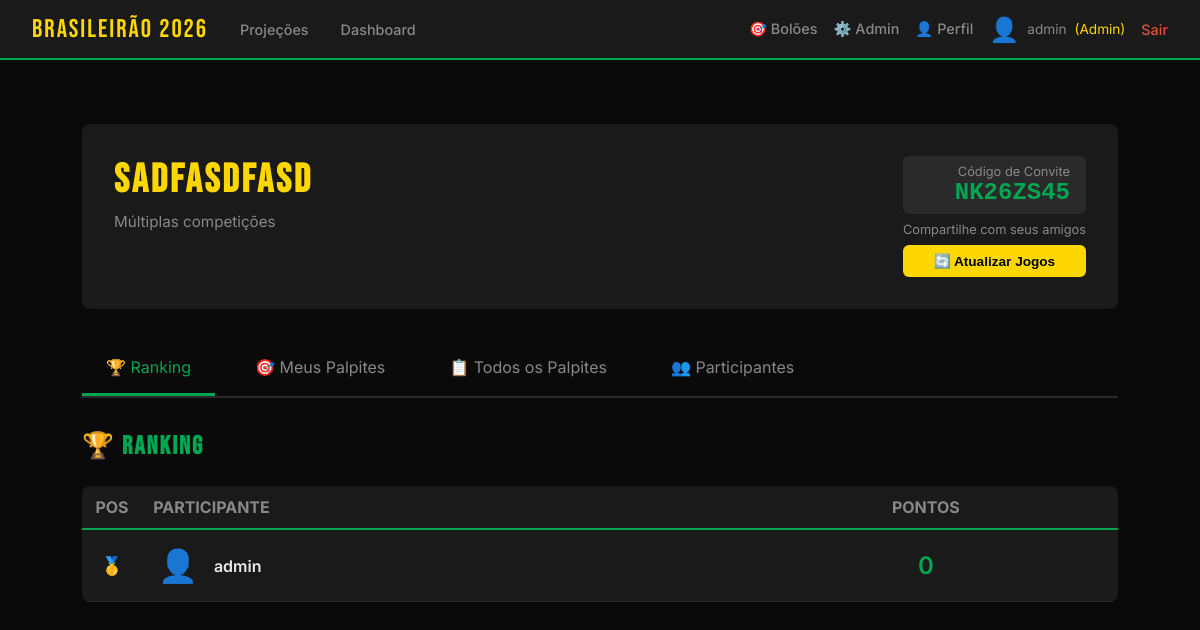
The page /bolao/13 (signed in) on the database its author committed.
### app/models.py (models this page shows, shortened)
class Usuario(UserMixin, db.Model):
    id = db.Column(db.Integer, primary_key=True)
    username = db.Column(db.String(80), unique=True, nullable=False)
    email = db.Column(db.String(120), unique=True, nullable=True)
    nome_completo = db.Column(db.String(200), nullable=True)
    password_hash = db.Column(db.String(200), nullable=False)
    is_admin = db.Column(db.Boolean, default=False)
    avatar_tipo = db.Column(db.String(20), default='sugerido')  # sugerido, upload
    avatar_sugerido_id = db.Column(db.Integer, db.ForeignKey('avatar_sugerido.id'), nullable=True)
    avatar_custom_url = db.Column(db.String(200), nullable=True)
    time_coracao_id = db.Column(db.Integer, db.ForeignKey('time.id'), nullable=True)
    tipo = db.Column(db.String(20), default='participante')  # admin, dono, participante
    status = db.Column(db.String(20), default='ativo')  # ativo, suspenso
    data_cadastro = db.Column(db.DateTime, default=db.func.now())

class Bolao(db.Model):
    id = db.Column(db.Integer, primary_key=True)
    nome = db.Column(db.String(100), nullable=False)
    competicao_id = db.Column(db.Integer, db.ForeignKey('competicao.id'), nullable=False)
    dono_id = db.Column(db.Integer, db.ForeignKey('usuario.id'), nullable=False)
    codigo_convite = db.Column(db.String(10), unique=True, nullable=False)
    regra_pontuacao_id = db.Column(db.Integer, db.ForeignKey('regra_pontuacao.id'), nullable=False)
    tipo_acesso = db.Column(db.String(20), default='publico')  # publico, privado
    tipo_bolao = db.Column(db.String(30), default='campeonato_completo')  # campeonato_completo, time_campeonato, time_ano_completo
    time_especifico_id = db.Column(db.Integer, db.ForeignKey('time.id'), nullable=True)
    ano = db.Column(db.Integer, nullable=True)
    status_pagamento = db.Column(db.String(20), default='pendente')  # pendente, aprovado, recusado
    valor_pago = db.Column(db.Float, default=0.0)
    data_pagamento = db.Column(db.DateTime, nullable=True)
    status = db.Column(db.String(20), default='ativo')  # ativo, encerrado
    data_criacao = db.Column(db.DateTime, default=db.func.now())
    competicao = db.relationship('Competicao', backref='boloes')
    dono = db.relationship('Usuario', foreign_keys=[dono_id], backref='boloes_criados')
    regra = db.relationship('RegraPontuacao', backref='boloes')
    participantes = db.relationship('ParticipanteBolao', backref='bolao', lazy='dynamic')
    time_especifico = db.relationship('Time', backref='boloes_time')  # NOVO relacionamento

class ParticipanteBolao(db.Model):
    id = db.Column(db.Integer, primary_key=True)
    bolao_id = db.Column(db.Integer, db.ForeignKey('bolao.id'), nullable=False)
    usuario_id = db.Column(db.Integer, db.ForeignKey('usuario.id'), nullable=False)
    data_entrada = db.Column(db.DateTime, default=db.func.now())
    pontos_totais = db.Column(db.Integer, default=0)
    usuario = db.relationship('Usuario', backref='participacoes')

### app/routes.py (the view)
@bp.route('/bolao/<int:bolao_id>')
@login_required
def bolao_detalhes(bolao_id):
    from app.models import Bolao, ParticipanteBolao, Palpite
    bolao = Bolao.query.get_or_404(bolao_id)
    eh_dono = bolao.dono_id == current_user.id
    participa = ParticipanteBolao.query.filter_by(
        bolao_id=bolao_id,
        usuario_id=current_user.id
    ).first() is not None
    if not eh_dono and not participa:
        return redirect('/meus_boloes')
    if bolao.tipo_bolao == 'campeonato_completo':
        jogos = Jogo.query.filter_by(competicao_id=bolao.competicao_id).order_by(Jogo.data).all()
    elif bolao.tipo_bolao == 'time_campeonato':
        jogos = Jogo.query.filter(
            ((Jogo.time_casa_id == bolao.time_especifico_id) | (Jogo.time_fora_id == bolao.time_especifico_id)),
            Jogo.competicao_id == bolao.competicao_id
        ).order_by(Jogo.data).all()
    elif bolao.tipo_bolao == 'time_ano_completo':
        jogos = Jogo.query.join(Competicao).filter(
            ((Jogo.time_casa_id == bolao.time_especifico_id) | (Jogo.time_fora_id == bolao.time_especifico_id)),
            Competicao.ano == bolao.ano
        ).order_by(Jogo.data).all()
    else:
        jogos = []
    palpites_usuario = {}
    palpites = Palpite.query.filter_by(bolao_id=bolao_id, usuario_id=current_user.id).all()
    for p in palpites:
        palpites_usuario[p.jogo_id] = p
    solicitacoes_pendentes = []
    if eh_dono:
        solicitacoes_pendentes = SolicitacaoEntrada.query.filter_by(
            bolao_id=bolao_id,
            status='pendente'
        ).all()
    from app.models import Palpite
    todos_palpites = Palpite.query.filter_by(bolao_id=bolao_id).all()
    return render_template('bolao_detalhes.html',
                         bolao=bolao,
                         eh_dono=eh_dono,
                         jogos=jogos,
                         palpites_usuario=palpites_usuario,
                         solicitacoes_pendentes=solicitacoes_pendentes,
                         agora=datetime.now().strftime('%Y-%m-%dT%H:%M:%S'))

### app/__init__.py (called while the page is built)
@login_manager.user_loader
def load_user(user_id):
    from app.models import Usuario
    return Usuario.query.get(int(user_id))

### app/templates/bolao_detalhes.html (shortened to what this page needs)
{% extends "base.html" %}
{% block content %}
<div style="max-width: 1200px; margin: 2rem auto;">
    <div style="background: var(--cinza); padding: 2rem; border-radius: 8px; margin-bottom: 2rem;">
        <div style="display: flex; justify-content: space-between; align-items: start;">
            <div>
                <h1 style="margin-bottom: 0.5rem;">{{ bolao.nome }}</h1>
                <div style="color: var(--texto-fraco); font-size: 0.95rem;">
                    {{ bolao.competicao.nome if bolao.competicao else 'Múltiplas competições' }}
                </div>
            </div>
            <div style="text-align: right;">
                <div style="background: var(--cinza-medio); padding: 0.5rem 1rem; border-radius: 6px; margin-bottom: 0.5rem;">
                    <div style="font-size: 0.8rem; color: var(--texto-fraco);">Código de Convite</div>
                    <div style="font-size: 1.5rem; font-weight: 600; color: var(--verde); font-family: monospace;">
                        {{ bolao.codigo_convite }}
                    </div>
                </div>
                <div style="font-size: 0.8rem; color: var(--texto-fraco);">
                    Compartilhe com seus amigos
                </div>
                {% if eh_dono %}
                <button onclick="atualizarJogosBolao({{ bolao.id }})" id="btn-atualizar-jogos"
                    style="margin-top: 0.5rem; width: 100%; background: var(--amarelo); color: #000; border: none;
                           padding: 0.5rem 1rem; border-radius: 6px; font-weight: 600; cursor: pointer; font-size: 0.85rem;">
                    🔄 Atualizar Jogos
                </button>
                {% endif %}
            </div>
        </div>
    </div>
    <div style="display: flex; gap: 1rem; margin-bottom: 2rem; border-bottom: 2px solid var(--cinza-medio);">
        <a href="#" onclick="mostrarTab('ranking'); return false;" id="tab-ranking"
           style="padding: 1rem 1.5rem; text-decoration: none; color: var(--verde); border-bottom: 3px solid var(--verde);">
            🏆 Ranking
        </a>
        <a href="#" onclick="mostrarTab('palpites'); return false;" id="tab-palpites"
           style="padding: 1rem 1.5rem; text-decoration: none; color: var(--texto-fraco); border-bottom: 3px solid transparent;">
            🎯 Meus Palpites
        </a>
        <a href="#" onclick="mostrarTab('todos-palpites'); return false;" id="tab-todos-palpites"
           style="padding: 1rem 1.5rem; text-decoration: none; color: var(--texto-fraco); border-bottom: 3px solid transparent;">
            📋 Todos os Palpites
        </a>
        {% if eh_dono %}
        <a href="#" onclick="mostrarTab('participantes'); return false;" id="tab-participantes"
           style="padding: 1rem 1.5rem; text-decoration: none; color: var(--texto-fraco); border-bottom: 3px solid transparent;">
            👥 Participantes
        </a>
        {% endif %}
    </div>
    <div id="content-ranking">
        <h2 style="margin-bottom: 1.5rem;">🏆 Ranking</h2>
        {% if bolao.participantes.count() > 0 %}
        <div style="background: var(--cinza); border-radius: 8px; overflow: hidden;">
            <table style="width: 100%; border-collapse: collapse;">
                <thead>
                    <tr style="border-bottom: 2px solid var(--verde);">
                        <th style="text-align: center; padding: 0.7rem; color: var(--texto-fraco); width: 60px;">POS</th>
                        <th style="text-align: left; padding: 0.7rem; color: var(--texto-fraco);">PARTICIPANTE</th>
                        <th style="text-align: center; padding: 0.7rem; color: var(--texto-fraco);">PONTOS</th>
                    </tr>
                </thead>
                <tbody>
                    {% set participantes_ordenados = bolao.participantes.all()|sort(attribute='pontos_totais', reverse=True) %}
                    {% for part in participantes_ordenados %}
                    <tr style="border-bottom: 1px solid var(--cinza-medio);">
                        <td style="text-align: center; padding: 1rem; font-weight: 600; font-size: 1.1rem;">
                            {% if loop.index == 1 %}
                                <span style="color: var(--amarelo);">🥇</span>
                            {% elif loop.index == 2 %}
                                <span style="color: #C0C0C0;">🥈</span>
                            {% elif loop.index == 3 %}
                                <span style="color: #CD7F32;">🥉</span>
                            {% else %}
                                {{ loop.index }}º
                            {% endif %}
                        </td>
                        <td style="padding: 1rem;">
                            <div style="display: flex; align-items: center; gap: 1rem;">
                                <span style="font-size: 2rem;">
                                    {% if part.usuario.avatar_tipo == 'sugerido' and part.usuario.avatar_sugerido_id %}
                                        {{ ['⚽', '🏆', '👟', '🥅', '🔥', '⭐', '⚡', '💪', '🎯', '👊', '🚀', '💎'][part.usuario.avatar_sugerido_id - 1] }}
                                    {% elif part.usuario.avatar_tipo == 'upload' and part.usuario.avatar_custom_url %}
                                        <img src="{{ part.usuario.avatar_custom_url }}" style="width: 40px; height: 40px; border-radius: 50%; object-fit: cover;">
                                    {% else %}
                                        👤
                                    {% endif %}
                                </span>
                                <div>
                                    <div style="font-weight: 600;">{{ part.usuario.nome_completo or part.usuario.username }}</div>
                                </div>
                            </div>
                        </td>
                        <td style="text-align: center; padding: 1rem;">
                            <div style="font-size: 1.5rem; font-weight: 600; color: var(--verde);">
                                {{ part.pontos_totais }}
                            </div>
                        </td>
                    </tr>
                    {% endfor %}
                </tbody>
            </table>
        </div>
        {% else %}
        <div style="text-align: center; padding: 3rem; color: var(--texto-fraco);">
            <div style="font-size: 3rem; margin-bottom: 1rem;">👥</div>
            <p>Nenhum participante ainda.</p>
            <p style="margin-top: 0.5rem;">Compartilhe o código <strong>{{ bolao.codigo_convite }}</strong> com seus amigos!</p>
        </div>
        {% endif %}
    </div>
                    {% set rodadas = [] %}
                    {% for jogo in jogos %}
                        {% set rodada_num = jogo.rodada.replace('Regular Season - ', '').replace('Rodada ', '') %}
                        {% if rodada_num not in rodadas %}
                            {% set _ = rodadas.append(rodada_num) %}
                        {% endif %}
                    {% endfor %}
</div>
{% endblock %}

### app/templates/base.html (shortened to what this page needs)
<!DOCTYPE html>
<html lang="pt-BR">
<head>
</head>
<body>
    <nav>
        <a href="/" class="logo">Brasileirão 2026</a>
        <a href="/projecoes">Projeções</a>
        <a href="/dashboard">Dashboard</a>
        <div style="margin-left: auto; display: flex; align-items: center; gap: 1rem;">
            {% if current_user.is_authenticated %}
                <a href="/meus_boloes">🎯 Bolões</a>
                    {% if current_user.is_admin %}
                        <a href="/admin/competicoes">⚙️ Admin</a>
                    {% endif %}
                <a href="/perfil">👤 Perfil</a>
                <span style="display: flex; align-items: center; gap: 0.5rem; color: var(--texto-fraco); font-size: 0.85rem;">
                    {% if current_user.avatar_tipo == 'sugerido' and current_user.avatar_sugerido_id %}
                        <span style="font-size: 1.5rem;">{{ ['⚽', '🏆', '👟', '🥅', '🔥', '⭐', '⚡', '💪', '🎯', '👊', '🚀', '💎'][current_user.avatar_sugerido_id - 1] }}</span>
                    {% elif current_user.avatar_tipo == 'upload' and current_user.avatar_custom_url %}
                        <img src="{{ current_user.avatar_custom_url }}" style="width: 30px; height: 30px; border-radius: 50%; object-fit: cover;">
                    {% else %}
                        <span style="font-size: 1.5rem;">👤</span>
                    {% endif %}
                    {{ current_user.username }}
                    {% if current_user.is_admin %}
                        <span style="color: var(--amarelo);">(Admin)</span>
                    {% endif %}
                </span>
                <a href="/logout" style="color: #e74c3c;">Sair</a>
            {% else %}
                <a href="/login">Login</a>
                <a href="/registro">Criar Conta</a>
            {% endif %}
        </div>
    </nav>
    <div class="container">
        {% block content %}{% endblock %}
    </div>
</body>
</html>

### app/templates/base.html (style rules this page uses)
:root { --verde: #00a651; --amarelo: #ffd700; --azul: #003087; --escuro: #0a0a0a; --cinza: #1a1a1a; --cinza-medio: #2a2a2a; --texto: #e8e8e8; --texto-fraco: #888; }
* { margin: 0; padding: 0; box-sizing: border-box; }
body { background: var(--escuro); color: var(--texto); font-family: 'Inter', sans-serif; min-height: 100vh; }
nav { background: var(--cinza); border-bottom: 2px solid var(--verde); padding: 0 2rem; display: flex; align-items: center; gap: 2rem; height: 60px; }
nav .logo { font-family: 'Bebas Neue', sans-serif; font-size: 1.6rem; color: var(--amarelo); letter-spacing: 2px; text-decoration: none; }
nav a { color: var(--texto-fraco); text-decoration: none; font-size: 0.9rem; font-weight: 500; transition: color 0.2s; }
.container { max-width: 1100px; margin: 0 auto; padding: 2rem; }
h1 { font-family: 'Bebas Neue', sans-serif; font-size: 2.5rem; letter-spacing: 3px; color: var(--amarelo); margin-bottom: 1.5rem; }
h2 { font-family: 'Bebas Neue', sans-serif; font-size: 1.6rem; letter-spacing: 2px; color: var(--verde); margin-bottom: 1rem; }

### rows shown on the page
Usuario: username "admin"
Bolao: nome "sadfasdfasd", codigo_convite "NK26ZS45"
ParticipanteBolao: usuario "admin", pontos_totais "0"

### other values the page prints
{{ bolao.competicao.nome if bolao.competicao else 'Múltiplas competições' }} "Múltiplas competições"
